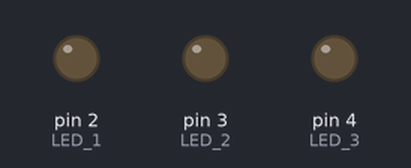
Bench run of a sketch on a simulated Arduino Nano, built with avr-gcc and run on an emulated ATmega328P. On the bench: output pins drawn as LEDs (lit = HIGH).

Above: at 0.1 s.
At 3.4 s:
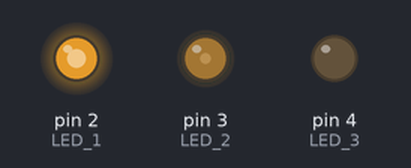
At 6.98 s:
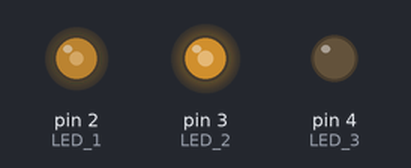
At 11.1 s:
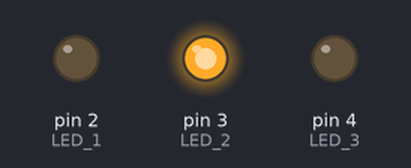
At 22.0 s:
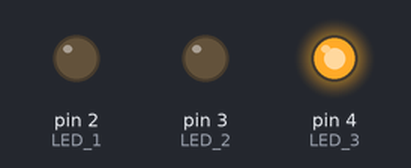
At 33.0 s:
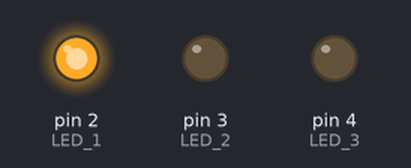
Timing chart, 0 to 40.0 s (numbered marks = the images above):
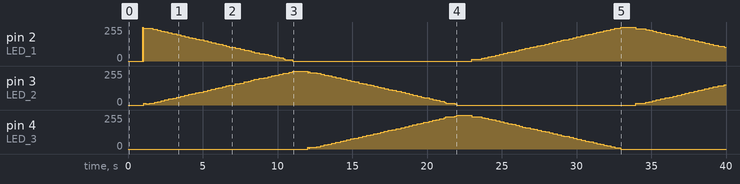

The sketch:

led1.ino
```cpp
// (licence header left out)
/* MODE = 0 - 2-colour switching
 * MODE = 1 - 2-colour fading
 * MODE = 2 - 3-colour fading
 * MODE = 3 - 3-colour individual switching
 * MODE = 4 - cross-fading
*/
#define MODE		4

/* Pin numbers
*/
#define LED_1	2
#define LED_2	3
#define LED_3	4

void fade_up(int pin);
void fade_down(int pin);
void fade_up_down(int up_pin, int down_pin);
void udelay(unsigned us);

/* setup() - standard Arduino "Init Task"
*/
void setup(void)
{
	pinMode(LED_1, OUTPUT);
	pinMode(LED_2, OUTPUT);
	pinMode(LED_3, OUTPUT);
	digitalWrite(LED_1, LOW);
	digitalWrite(LED_2, LOW);
	digitalWrite(LED_3, LOW);

	for (;;)
	{
#if MODE==0
		/* Switch colour every second */
		delay(1000);
		digitalWrite(LED_1, HIGH);
		delay(1000);
		digitalWrite(LED_2, HIGH);
		delay(1000);
		digitalWrite(LED_1, LOW);
		delay(1000);
		digitalWrite(LED_2, LOW);
#elif MODE==1
		/* Gradually ramp colour intensity up and down. Approx 10 secs for each fade. */
		fade_up(LED_1);
		fade_up(LED_2);
		fade_down(LED_1);
		fade_down(LED_2);
#elif MODE==2
		/* Gradually ramp colour intensity up and down. Approx 10 secs for each fade. Gray code! */
		delay(1000);
		fade_up(LED_1);
		delay(1000);
		fade_up(LED_2);
		delay(1000);
		fade_down(LED_1);
		delay(1000);
		fade_up(LED_3);
		delay(1000);
		fade_up(LED_1);
		delay(1000);
		fade_down(LED_2);
		delay(1000);
		fade_down(LED_1);
		delay(1000);
		fade_down(LED_3);
#elif MODE==3
		/* Switch colour every second */
		digitalWrite(LED_1, HIGH);
		delay(1000);
		digitalWrite(LED_1, LOW);
		digitalWrite(LED_2, HIGH);
		delay(1000);
		digitalWrite(LED_2, LOW);
		digitalWrite(LED_3, HIGH);
		delay(1000);
		digitalWrite(LED_3, LOW);
#elif MODE==4
		/* Gradually ramp colour intensity up and down simultaneously. Approx 10 secs for each fade. */
		delay(1000);
		fade_up_down(LED_2, LED_1);
		delay(1000);
		fade_up_down(LED_3, LED_2);
		delay(1000);
		fade_up_down(LED_1, LED_3);
#else
#error "Unknown mode"
		delay(1000);
		digitalWrite(LED_3, LOW);
#endif
	}
}

/* loop() - standard Arduino "Background Task"
*/
void loop(void)
{
	/* Nothing to see here */
}

void fade_up(int pin)
{
	for (unsigned i = 100; i < 10000; i += 100 )
	{
		for ( int j = 0; j < 10; j++ )
		{
			digitalWrite(pin, HIGH);
			udelay(i);
			digitalWrite(pin, LOW);
			udelay(10000 - i);
		}
	}
	digitalWrite(pin, HIGH);
}

void fade_down(int pin)
{
	for (unsigned i = 100; i < 10000; i += 100 )
	{
		for ( int j = 0; j < 10; j++ )
		{
			digitalWrite(pin, LOW);
			udelay(i);
			digitalWrite(pin, HIGH);
			udelay(10000 - i);
		}
	}
	digitalWrite(pin, LOW);
}

void fade_up_down(int up_pin, int down_pin)
{
	for (unsigned i = 100; i < 10000; i += 100 )
	{
		for ( int j = 0; j < 10; j++ )
		{
			digitalWrite(up_pin, HIGH);
			digitalWrite(down_pin, LOW);
			udelay(i);
			digitalWrite(up_pin, LOW);
			digitalWrite(down_pin, HIGH);
			udelay(10000 - i);
		}
	}
	digitalWrite(up_pin, HIGH);
	digitalWrite(down_pin, LOW);
}

void udelay(unsigned us)
{
	unsigned long start = micros();

	while ( (micros() - start) < us )	/* Overflow/underflow doesn't matter */
	{
		/* Twiddle thumbs */
	}
}
```
